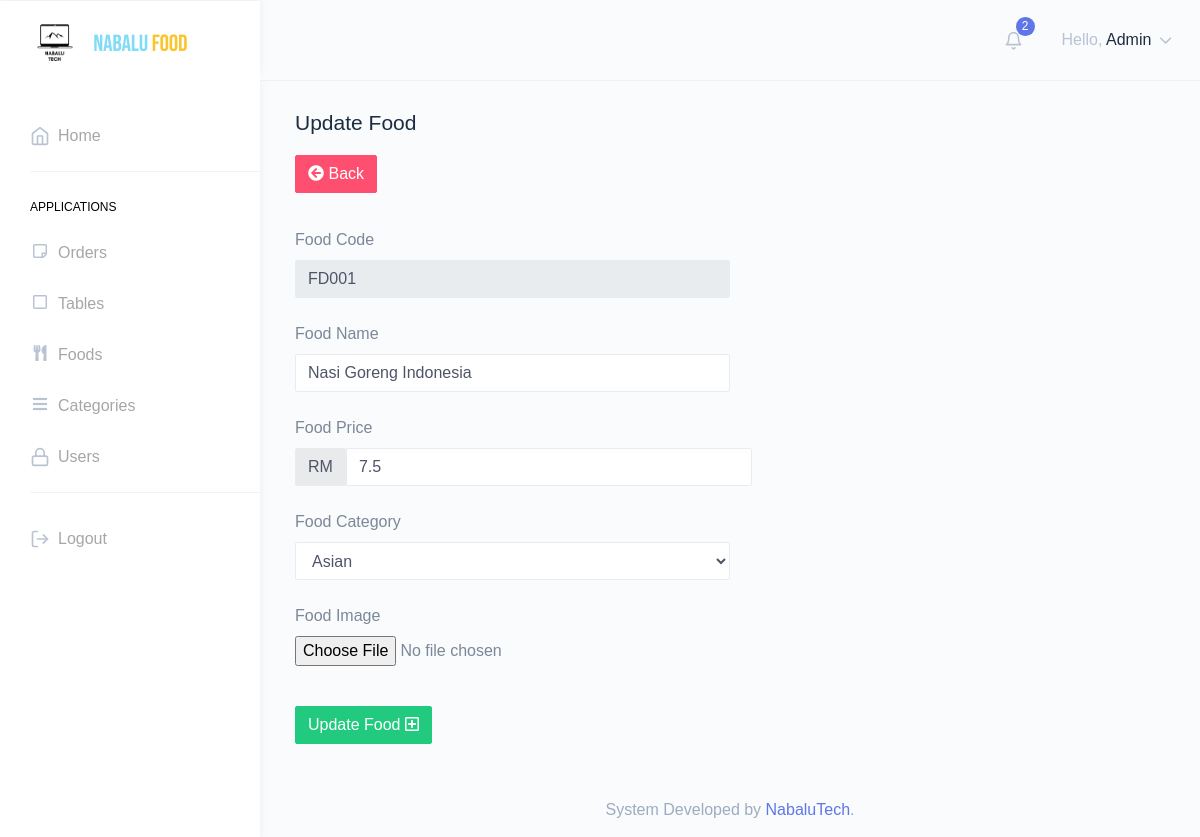
The page /editfood.php?edit=1 (signed in) on the database its author committed.
### tables this page shows
CREATE TABLE `food` (
  `No` int(10) UNSIGNED NOT NULL,
  `food_Code` varchar(255) NOT NULL,
  `food_Name` varchar(255) NOT NULL,
  `food_Price` double NOT NULL,
  `food_Category` varchar(255) NOT NULL,
  `Image` varchar(255) NOT NULL
);

### php/food-code.php (called while the page is built, shortened)
<?php
require_once "./db.php";
$sql = "SELECT * FROM category ORDER BY No ASC";
$catResult = mysqli_query($conn, $sql) or die (mysqli_error($conn));
if (isset($_GET['edit'])){
    $idP = $_GET['edit'];
    $query = "SELECT * FROM food WHERE No = '$idP'";
    $getData = mysqli_query($conn, $query);
}
?>

### editfood.php (the view, shortened to what this page needs)
<?php
require_once "php/table.php";
require_once "php/food-code.php";
?>
<!DOCTYPE html>
<html dir="ltr" lang="en">
<head>
    <link href="assets/extra-libs/c3/c3.min.css" rel="stylesheet">
    <link href="assets/libs/chartist/dist/chartist.min.css" rel="stylesheet">
    <link href="assets/extra-libs/jvector/jquery-jvectormap-2.0.2.css" rel="stylesheet" />
    <link href="dist/css/style.min.css" rel="stylesheet">
</head>
<body>
    <div id="main-wrapper" data-theme="light" data-layout="vertical" data-navbarbg="skin6" data-sidebartype="full"
        data-sidebar-position="fixed" data-header-position="fixed" data-boxed-layout="full">
        <header class="topbar" data-navbarbg="skin6">
            <nav class="navbar top-navbar navbar-expand-md">
                <div class="navbar-header" data-logobg="skin6">
                    <div class="navbar-brand">
                        <a href="admin.php">
                            <b class="logo-icon">
                                <img src="assets/images/logo-icon.png" alt="homepage" class="dark-logo" style="width: 50px; height:50px;"/>
                            </b>
                            <span class="logo-text">
                                <img src="assets/images/logo-text.png" alt="homepage" class="dark-logo" />
                            </span>
                        </a>
                    </div>
                </div>
                <div class="navbar-collapse collapse" id="navbarSupportedContent">
                    <ul class="navbar-nav float-left ml-auto ml-3 pl-1">
                        <li class="nav-item dropdown">
                            <a class="nav-link dropdown-toggle pl-md-3 position-relative" href="javascript:void(0)"
                                id="bell" role="button" data-toggle="dropdown" aria-haspopup="true"
                                aria-expanded="false">
                                <span><i data-feather="bell" class="svg-icon"></i></span>
                                <span class="badge badge-primary notify-no rounded-circle">2</span>
                            </a>
                        </li>
                    </ul>
                    <ul class="navbar-nav float-right">
                        <li class="nav-item dropdown">
                            <a class="nav-link dropdown-toggle" href="javascript:void(0)" data-toggle="dropdown"
                                aria-haspopup="true" aria-expanded="false">
                                <span class="ml-2 d-none d-lg-inline-block"><span>Hello,</span> <span
                                        class="text-dark">Admin</span> <i data-feather="chevron-down"
                                        class="svg-icon"></i></span>
                            </a>
                        </li>
                    </ul>
                </div>
            </nav>
        </header>
        <aside class="left-sidebar" data-sidebarbg="skin6">
            <div class="scroll-sidebar" data-sidebarbg="skin6">
                <nav class="sidebar-nav">
                    <ul id="sidebarnav">
                        <li class="sidebar-item"> <a class="sidebar-link sidebar-link" href="admin.php"
                                aria-expanded="false"><i data-feather="home" class="feather-icon"></i><span
                                    class="hide-menu">Home</span></a></li>
                        <li class="list-divider"></li>
                        <li class="nav-small-cap"><span class="hide-menu">Applications</span></li>
                        <li class="sidebar-item"> <a class="sidebar-link sidebar-link" href="orders.php"
                                aria-expanded="false"><i class="far fa-sticky-note"></i><span
                                    class="hide-menu">Orders</span></a></li>
                        <li class="sidebar-item"> <a class="sidebar-link sidebar-link" href="tables.php"
                                aria-expanded="false"><i class="far fa-square"></i><span
                                    class="hide-menu">Tables</span></a></li>
                        <li class="sidebar-item"> <a class="sidebar-link sidebar-link" href="foods.php"
                                aria-expanded="false"><i class="fas fa-utensils"></i><span
                                    class="hide-menu">Foods</span></a></li>
                        <li class="sidebar-item"> <a class="sidebar-link sidebar-link" href="category.php"
                                aria-expanded="false"><i class="fas fa-bars"></i><span
                                    class="hide-menu">Categories</span></a></li>
                                    <li class="sidebar-item"> <a class="sidebar-link sidebar-link"
                                href="users.php" aria-expanded="false"><i data-feather="lock"
                                    class="feather-icon"></i><span class="hide-menu">Users
                                </span></a>
                        </li>
                        <li class="list-divider"></li>
                        <li class="sidebar-item"> <a class="sidebar-link sidebar-link" href="logout.php"aria-expanded="false">
                            <i data-feather="log-out" class="feather-icon"></i>
                            <span class="hide-menu">Logout</span></a></li>
                    </ul>
                </nav>
            </div>
        </aside>
        <div class="page-wrapper">
            <div class="page-breadcrumb">
                <div class="row">
                    <div class="col-7 align-self-center">
                        <h3 class="page-title text-truncate text-dark font-weight-medium mb-1">Update Food</h3>
                        <a href="foods.php"><button type="button" class="btn btn-danger mt-3"><i class="fas fa-arrow-circle-left"></i> Back</button></a>
                    </div>
                </div>
            </div>
            <div class="container-fluid">
                <form method="POST" enctype="multipart/form-data">
                        <?php
                        while($rows=mysqli_fetch_assoc($getData))
                        {
                        ?>
                    <div class="mb-4">
                        <label class="form-label">Food Code</label>
                        <input type="text" class="form-control" style="width:50%" name="foodcode" readonly value="<?php echo $rows['food_Code'];?>">
                    </div>
                    <div class="mb-4">
                        <label class="form-label">Food Name</label>
                        <input type="text" class="form-control" style="width:50%" name="foodname" value="<?php echo $rows['food_Name'];?>">
                    </div>
                    <label class="form-label">Food Price</label>
                    <div class="input-group mb-4">
                        <span class="input-group-text">RM</span>
                        <input type="text" class="form-control" style="max-width:46.7%" name="foodprice" value="<?php echo $rows['food_Price'];?>">
                    </div>
                    <div class="mb-4">
                    <label class="form-label">Food Category</label>
                    <select class="form-control" required style="max-width: 50%" name = "category">
                    <?php while($row = mysqli_fetch_array($catResult)):;?>
                            <option selected hidden><?php echo $rows['food_Category'];?></option>
                    <?php endwhile;?>
                    </select>
                    </div>
                    <div class="mb-4">
                        <label class="form-label">Food Image</label>
                        <input type="file" name="image" class="form-control-file">
                    </div>
                    <button type="submit" class="btn btn-success mt-3" name="editFood">Update Food <i class="far fa-plus-square"></i></button>
                    <?php
                }
                ?>
                </form>
            </div>
            <footer class="footer text-center text-muted">
                System Developed by <a
                    href="#">NabaluTech</a>.
            </footer>
        </div>
    </div>
</body>
</html>

### rows shown on the page
food: foodcode "FD001", foodname "Nasi Goreng Indonesia", foodprice "7.5"

### other values the page prints
form field category "Asian"
